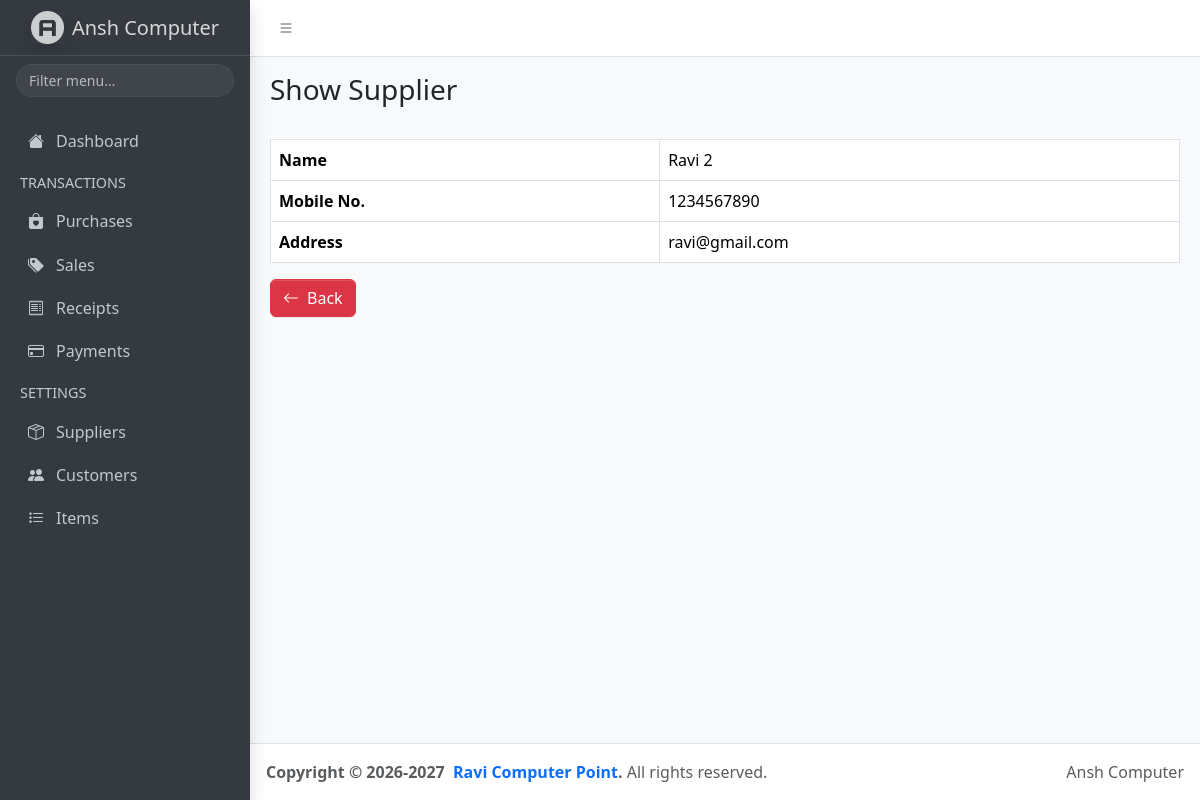
The app's page /suppliers/show.php?id=1 with its own data.
### tables this page shows
CREATE TABLE `suppliers` (
  `id` int(11) NOT NULL,
  `name` varchar(50) NOT NULL,
  `mobile_no` varchar(10) DEFAULT NULL,
  `address` varchar(50) DEFAULT NULL
);

### suppliers/show.php (the view, shortened to what this page needs)
<?php
    include('../includes/header.php');
    include('../db_config.php');
?>
<table class="table table-bordered my-3">
    <?php
        $id = $_GET['id'];
        $query = mysqli_query($conn, "select * from suppliers where id='$id'");
        $supplier = mysqli_fetch_assoc($query);
    ?>
    <tr>
        <th>Name</th>
        <td><?php echo $supplier['name']; ?></td>
    </tr>
    <tr>
        <th>Mobile No.</th>
        <td><?php echo $supplier['mobile_no']; ?></td>
    </tr>
    <tr>
        <th>Address</th>
        <td><?php echo $supplier['address']; ?></td>
    </tr>
</table>
<a href="index.php" class="btn btn-danger">
    <i class="bi bi-arrow-left me-2"></i>Back
</a>
<?php include('../includes/footer.php'); ?>

### records on screen
suppliers: name "Ravi 2", mobile_no "1234567890", address "ravi@gmail.com"

### other values on screen
$page_title "Show Supplier"
